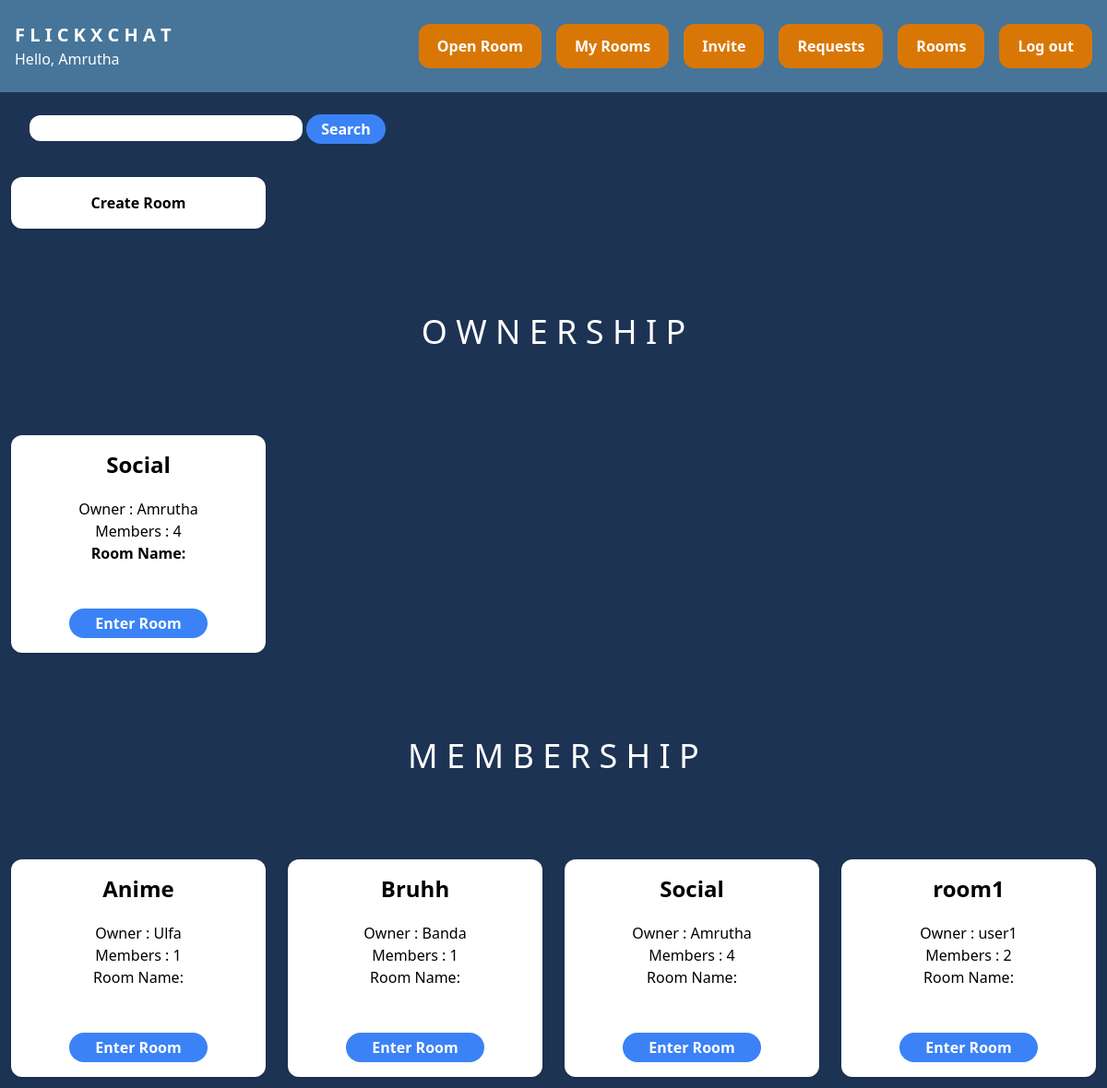
Page /rooms/my_rooms/ (signed in) on the committed database.
### room/models.py (models this page shows)
class Room(models.Model):
    name = models.CharField(max_length=255)
    password = models.CharField(max_length=100, blank=True)
    owner = models.ForeignKey(User,on_delete=models.CASCADE,default=True)
    members = models.ManyToManyField(User,related_name='rooms',default=True)

### room/views.py (the view)
# urls.py: path('my_rooms/', views.my_rooms, name='my_rooms'),
@login_required
def my_rooms(request):
    my_rooms = Room.objects.filter(owner=request.user)
    rooms = Room.objects.all()
    user = request.user
    if request.method=="GET":
        mrn = request.GET.get('mrname')
        if mrn!=None:
            my_rooms = Room.objects.filter(name__icontains=mrn)
    return render(request,'room/my_rooms.html',{'my_rooms':my_rooms,'user':user,'rooms':rooms})

### room/templates/room/my_rooms.html (shortened to what this page needs)
{% extends 'core/base.html' %}
{% block content %}
<div class="ml-8 py-6">
    <form method="get">
        <input type="text" name="mrname" value=""  class="text-xl lg:text-xl text-white rounded-xl">
        <input type="submit" value="Search" class="bg-blue-500 hover:bg-blue-700 text-white font-bold py-1 px-4 rounded-full">
    </form>
</div>
<div class="w-full lg:w-1/4 px-3 py-3">
    <div class="p-4 bg-white shadow rounded-xl text-center">
        <form action="{% url 'create_room' %}">
            <button type="submit" class="font-bold">Create Room</button>
         </form>
    </div>
</div>
<div class="p-10 lg:p-20 text-center">
    <h1 class="text-4xl lg:text-4xl text-white">O W N E R S H I P</h1>
</div>
<div class="w-full flex flex-wrap items-center">
    {% for room in my_rooms %}
        <div class="w-full lg:w-1/4 px-3 py-3 transition duration-500 hover:scale-110">
            <div class="p-4 bg-white shadow rounded-xl text-center">
                <h2 class="mb-5 text-2xl font-semibold">{{ room.name }}</h2>
                <h2>Owner : {{room.owner}}</h2>
                <h2>Members : {{room.members.count}}</h2>
                <form method="POST" action="{% url 'enter_room' %}">
                    <label for="room_name " class="font-bold">Room Name:</label>
                    <input type="text" name="room_name" required><br><br>
                    <input type="submit" value="Enter Room" class="bg-blue-500 hover:bg-blue-700 text-white font-bold py-1 px-7 rounded-full">
                </form>
            </div>
        </div>
    {% endfor %}
</div>
<div class="p-10 lg:p-20 text-center">
    <h1 class="text-4xl lg:text-4xl text-white">M E M B E R S H I P</h1>
</div>
<div class="w-full flex flex-wrap items-center">
    {% for room in rooms %}
    {% if user in room.members.all %}
        <div class="w-full lg:w-1/4 px-3 py-3 transition duration-500 hover:scale-110">
            <div class="p-4 bg-white shadow rounded-xl text-center">
                <h2 class="mb-5 text-2xl font-semibold">{{ room.name }}</h2>
                <h2>Owner : {{room.owner}}</h2>
                <h2>Members : {{room.members.count}}</h2>
                <form method="POST" action="{% url 'enter_room' %}">
                    <label for="room_name">Room Name:</label>
                    <input type="text" name="room_name" required><br><br>
                    <input type="submit" value="Enter Room" class="bg-blue-500 hover:bg-blue-700 text-white font-bold py-1 px-7 rounded-full">
                </form>
            </div>
        </div>
    {% endif %}
    {% endfor %}
</div>
{% endblock %}

### core/templates/core/base.html (shortened to what this page needs)
<!DOCTYPE html>
<html>
    <head>
        <script src="https://cdn.tailwindcss.com"></script>
    </head>
    <body class="bg-[#1D3354]">
        <nav class="flex items-center justify-between px-4 py-6 bg-[#467599]">
            <div>
                <a href="/" class="text-xl text-white font-bold">F L I C K X C H A T</a>
                <h2 class="text-l text-white">Hello, {{request.user}}</h2>
            </div>
            <div class="flex items-center space-x-4">
                {% if request.user.is_authenticated %}
            <form action="{% url 'open_rooms' %}" class="px-5 py-3 rounded-xl text-white bg-amber-600 hover:bg-[#E9FFF9] hover:text-[#467599] font-bold">
                <button type="submit">Open Room</button>
             </form>
             <form action="{% url 'my_rooms' %}" class="px-5 py-3 rounded-xl text-white bg-amber-600 hover:bg-[#E9FFF9] hover:text-[#467599] font-bold">
                <button type="submit">My Rooms</button>
             </form>
             <form action="{% url 'invite_users' %}" class="px-5 py-3 rounded-xl text-white bg-amber-600 hover:bg-[#E9FFF9] hover:text-[#467599] font-bold">
                <button type="submit">Invite</button>
             </form>
             <form action="{% url 'manage_join_requests' %}" class="px-5 py-3 rounded-xl text-white bg-amber-600 hover:bg-[#E9FFF9] hover:text-[#467599] font-bold">
                <button type="submit">Requests</button>
             </form>
                    <a href="/rooms/" class="px-5 py-3 rounded-xl text-white bg-amber-600 hover:bg-[#E9FFF9] hover:text-[#467599] font-bold">Rooms</a>
                    <a href="/logout/" class="px-5 py-3 rounded-xl text-white bg-amber-600 hover:bg-[#E9FFF9] hover:text-[#467599] font-bold">Log out</a>
                {% else %}
                    <a href="/login/" class="px-5 py-3 rounded-xl text-white bg-amber-600 hover:bg-[#E9FFF9] hover:text-[#467599] font-bold">Log in</a>
                    <a href="/signup/" class="px-5 py-3 rounded-xl text-white bg-amber-600 hover:bg-[#E9FFF9] hover:text-[#467599] font-bold">Sign up</a>
                {% endif %}
            </div>
        </nav>
        {% block content %}
        {% endblock %}
    </body>
</html>

### rows in the picture
Room: name "Social", owner "Amrutha", members.count "4"
Room: name "Anime", owner "Ulfa", members.count "1"
Room: name "Bruhh", owner "Banda", members.count "1"
Room: name "room1", owner "user1", members.count "2"

### other values in the picture
{{ request.user }} "Amrutha"
